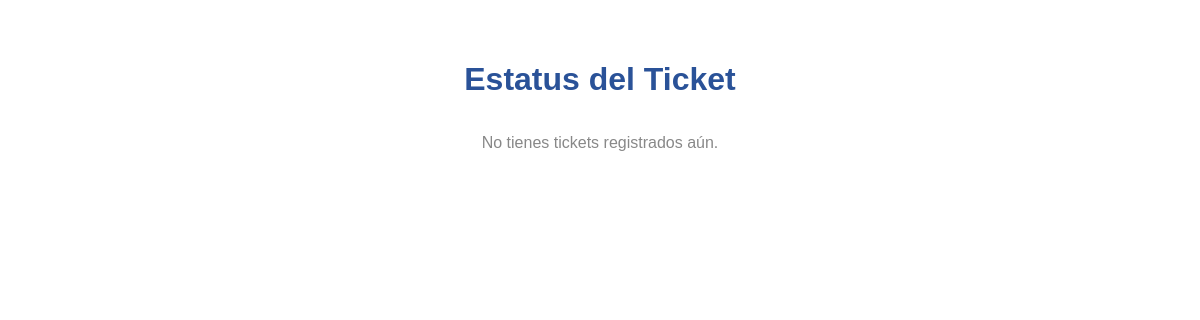
Page /status (signed in) on the earlier database version.
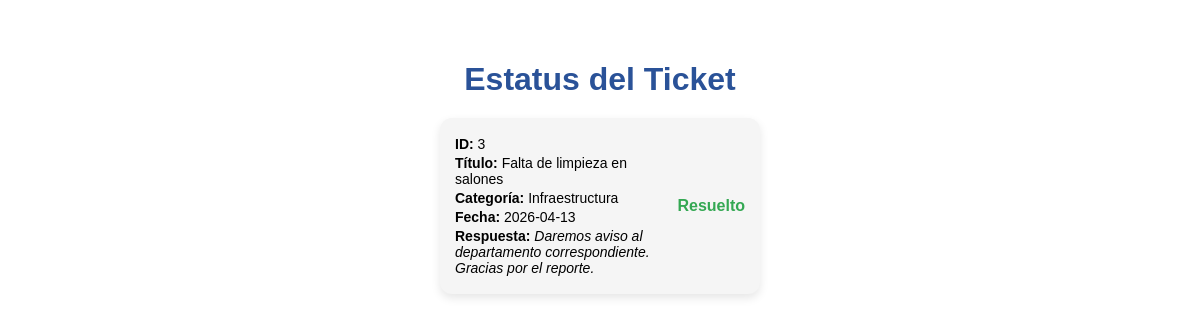
Same page on the later database version.
### tables this page shows
CREATE TABLE ticket (
        id_ticket INTEGER PRIMARY KEY AUTOINCREMENT,
        titulo TEXT NOT NULL,
        descripcion TEXT,
        fecha_creacion TEXT,
        id_usuario INTEGER,
        id_categoria INTEGER,
        id_prioridad INTEGER,
        id_estado INTEGER,
        id_departamento INTEGER,
        ruta_imagen TEXT, comentario_admin TEXT,
        FOREIGN KEY (id_usuario) REFERENCES usuario(id_usuario),
        FOREIGN KEY (id_categoria) REFERENCES categoria(id_categoria),
        FOREIGN KEY (id_prioridad) REFERENCES prioridad(id_prioridad),
        FOREIGN KEY (id_estado) REFERENCES estado(id_estado),
        FOREIGN KEY (id_departamento) REFERENCES departamento(id_departamento)
    );

CREATE TABLE categoria (
        id_categoria INTEGER PRIMARY KEY AUTOINCREMENT,
        nombre_categoria TEXT NOT NULL
    );

CREATE TABLE estado (
        id_estado INTEGER PRIMARY KEY AUTOINCREMENT,
        nombre_estado TEXT NOT NULL
    );

### app.py (the view)
@app.route('/status')
def status():
    if 'user_id' not in session:
        return redirect(url_for('login_page'))
    db_instance = Database(db_path)
    tickets = db_instance.obtener_tickets_usuario(session['user_id'])
    return render_template('status_ticket.html', tickets=tickets)

### api_01.py (called while the page is built)
    def connect(self):
        try:
            self.conn = sqlite3.connect(self.db_file)
            print("Conexión a la base de datos establecida.")
        except Error as e:
            print(f"Error al conectar a la base de datos: {e}")

    def disconnect(self):
        if self.conn:
            self.conn.close()
            print("Conexión a la base de datos cerrada.")

    def obtener_tickets_usuario(self, id_usuario):
        self.connect()
        cursor = self.conn.cursor()
        cursor.execute("""
            SELECT t.id_ticket, t.titulo, t.fecha_creacion,
                   c.nombre_categoria, e.nombre_estado, t.comentario_admin
            FROM ticket t
            LEFT JOIN categoria c ON t.id_categoria = c.id_categoria
            LEFT JOIN estado e ON t.id_estado = e.id_estado
            WHERE t.id_usuario = ?
            ORDER BY t.fecha_creacion DESC
        """, (id_usuario,))
        tickets = cursor.fetchall()
        self.disconnect()
        return tickets

### templates/status_ticket.html (shortened to what this page needs)
{% extends "index.html" %}
{% block extra_css %}
<link rel="stylesheet" href="{{ url_for('static', filename='status.css') }}">
{% endblock %}
{% block content %}
<div class="status-page">
    <h1>Estatus del Ticket</h1>
    <div class="tickets-container">
        {% if tickets %}
            {% for ticket in tickets %}
                {% if ticket[4] == 'Pendiente' %}
                    {% set clase = 'pendiente' %}
                {% elif ticket[4] == 'En proceso' %}
                    {% set clase = 'en-proceso' %}
                {% else %}
                    {% set clase = 'resuelto' %}
                {% endif %}
                <div class="ticket-card {{ clase }}">
                    <div class="ticket-info">
                        <p><strong>ID:</strong> {{ ticket[0] }}</p>
                        <p><strong>Título:</strong> {{ ticket[1] }}</p>
                        <p><strong>Categoría:</strong> {{ ticket[3] }}</p>
                        <p><strong>Fecha:</strong> {{ ticket[2][:10] if ticket[2] else 'N/A' }}</p>
                        {% if ticket[5] %}
                            <p><strong>Respuesta:</strong> <em>{{ ticket[5] }}</em></p>
                        {% endif %}
                    </div>
                    <div class="ticket-status">{{ ticket[4] }}</div>
                </div>
            {% endfor %}
        {% else %}
            <p style="text-align:center; color:#888;">No tienes tickets registrados aún.</p>
        {% endif %}
    </div>
</div>
{% endblock %}

Differences in the rows shown:
added ticket: id_ticket "3", titulo "Falta de limpieza en salones", nombre_categoria "Infraestructura", fecha_creacion "2026-04-13", comentario_admin "Daremos aviso al departamento correspondiente. Gracias por el reporte.", nombre_estado "Resuelto"
Other differences:
text no longer shown: "No tienes tickets registrados aún."
